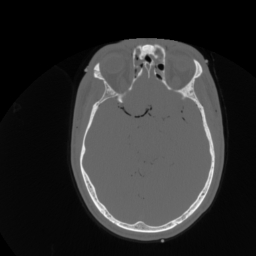
%> input picture CS 473/online_demos/ct.jpg, 256 x 256 px
$ octave L30_Joint_Entropy.m   (GNU Octave 9; MATLAB toolbox functions it lacks are replaced by stand-ins)
%> lines starting %> are read from the running program, lines starting %| are printed output that depends on the picture
### CS473/A01/p2m.m
% function M = p2m([R1 R2 R3 T1 T2 T3])
%
%   Converts motion parameters to a 4x4 homogeneous transformation matrix.
%   The order of operations is:
%     (1) rotate about axis 1, then axis 2, then axis 3
%     (2) translate by [T1 T2 T3]
%
%   Rotation angles are in degrees
%
%%% [4] marks total %%%

%patrick wong 20317267
function M = p2m(th1,th2,th3,t1,t2,t3)
%p2m: R^6 -> R^(4x4)

%source for matrix rotations about an axis:
%http://inside.mines.edu/fs_home/gmurray/ArbitraryAxisRotation/

%x-axis rotation (axis 1)
rx = [1 0 0 0;
    0 cosd(th1) -sind(th1) 0;
    0 sind(th1) cosd(th1) 0;
    0 0 0 1];

%y-axis rotation (axis 2)
ry = [cosd(th2) 0 sind(th2) 0;
    0 1 0 0;
    -sind(th2) 0 cosd(th2) 0
    0 0 0 1];

%z-axis rotation (axis 2)
rz = [cosd(th3) -sind(th3) 0 0
    sind(th3) cosd(th3) 0 0;
    0 0 1 0;
    0 0 0 1];

M = [1 0 0 t1;
    0 1 0 t2;
    0 0 1 t3;
    0 0 0 1];

M = M*rz*ry*rx;
end

### CS 473/online_demos/L30_Joint_Entropy.m
%% Lesson 30 - Joint Entropy

% (C) 2013 Jeff Orchard
%     University of Waterloo


%% Two options

method = 'histogram';  % either 'scatter' or 'histogram'

%% Get two images to compare

f = imread('ct.jpg');
%> f is the input picture: size 256x256x3 uint8; min 0, max 247, mean 45.9
f = double( f(:,:,1));
%> f: size 256x256 double
f = circshift(f, [-4 -18]); % ct needs to be aligned slightly
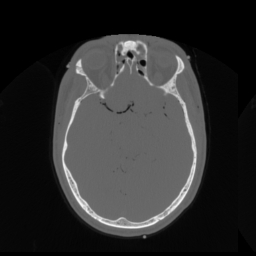
%> f: size 256x256 double; min 0, max 247, mean 45.9; mean of the top-left, top-right, bottom-left and bottom-right quarters 39.2, 41.8, 50.2, 52.5

g = imread('t1.jpg');
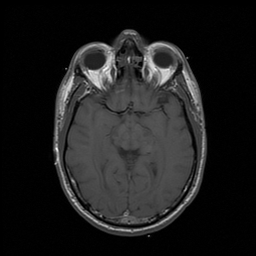
%> input picture CS 473/online_demos/t1.jpg, 256 x 256 px
%> g is the input picture: size 256x256x3 uint8; min 0, max 255, mean 29.6
g = double(g(:,:,1));
%> g: size 256x256 double
%> the run ends on the next line

figure(1);


%% Set up a bunch of offsets to try

ranges = [-30:2:30];
%ranges = [-30:2:-2 -2:0.2:2 2:2:30];
%ranges = [-20:0.2:20];

counter = 1;
cost = zeros(size(ranges));

for offset = ranges

    moved_f = MyAffine(f,p2m([0 0 0 0 offset 0]),'linear');
